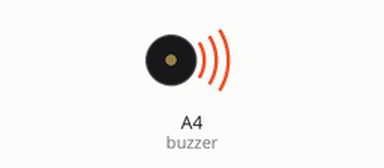
This sketch was run on a simulated Arduino Uno, built with avr-gcc and run on an emulated ATmega328P. Parts: buzzer (waves = sounding).

Above: at 0.1 s.
At 39.4 s:
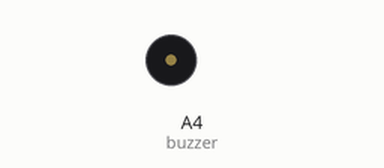
Timing chart, 0 to 40.0 s (numbered marks = the images above):
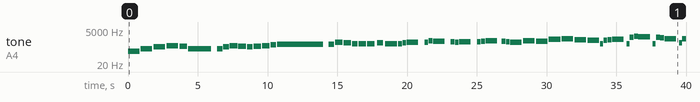

The sketch:

Swordland.ino
```cpp
// Swordland SAO battle OST (anime version)

#include <avr/pgmspace.h>

#define NOTE_B0  31
#define NOTE_C1  33
#define NOTE_CS1 35
#define NOTE_D1  37
#define NOTE_DS1 39
#define NOTE_E1  41
#define NOTE_F1  44
#define NOTE_FS1 46
#define NOTE_G1  49
#define NOTE_GS1 52
#define NOTE_A1  55
#define NOTE_AS1 58
#define NOTE_B1  62
#define NOTE_C2  65
#define NOTE_CS2 69
#define NOTE_D2  73
#define NOTE_DS2 78
#define NOTE_E2  82
#define NOTE_F2  87
#define NOTE_FS2 93
#define NOTE_G2  98
#define NOTE_GS2 104
#define NOTE_A2  110
#define NOTE_AS2 117
#define NOTE_B2  123
#define NOTE_C3  131
#define NOTE_CS3 139
#define NOTE_D3  147
#define NOTE_DS3 156
#define NOTE_E3  165
#define NOTE_F3  175
#define NOTE_FS3 185
#define NOTE_G3  196
#define NOTE_GS3 208
#define NOTE_A3  220
#define NOTE_AS3 233
#define NOTE_B3  247
#define NOTE_C4  262
#define NOTE_CS4 277
#define NOTE_D4  294
#define NOTE_DS4 311
#define NOTE_E4  330
#define NOTE_F4  349
#define NOTE_FS4 370
#define NOTE_G4  392
#define NOTE_GS4 415
#define NOTE_A4  440
#define NOTE_AS4 466
#define NOTE_B4  494
#define NOTE_C5  523
#define NOTE_CS5 554
#define NOTE_D5  587
#define NOTE_DS5 622
#define NOTE_E5  659
#define NOTE_F5  698
#define NOTE_FS5 740
#define NOTE_G5  784
#define NOTE_GS5 831
#define NOTE_A5  880
#define NOTE_AS5 932
#define NOTE_B5  988
#define NOTE_C6  1047
#define NOTE_CS6 1109
#define NOTE_D6  1175
#define NOTE_DS6 1245
#define NOTE_E6  1319
#define NOTE_F6  1397
#define NOTE_FS6 1480
#define NOTE_G6  1568
#define NOTE_GS6 1661
#define NOTE_A6  1760
#define NOTE_AS6 1865
#define NOTE_B6  1976
#define NOTE_C7  2093
#define NOTE_CS7 2217
#define NOTE_D7  2349
#define NOTE_DS7 2489
#define NOTE_E7  2637
#define NOTE_F7  2794
#define NOTE_FS7 2960
#define NOTE_G7  3136
#define NOTE_GS7 3322
#define NOTE_A7  3520
#define NOTE_AS7 3729
#define NOTE_B7  3951
#define NOTE_C8  4186
#define NOTE_CS8 4435
#define NOTE_D8  4699
#define NOTE_DS8 4978
#define NOTE_E8  5274
#define NOTE_F8  5588
#define NOTE_FS8 5920
#define NOTE_G8  6272
#define NOTE_GS8 6645
#define NOTE_A8  7074
#define NOTE_AS8 7459
#define NOTE_B8  7902
#define REST 0

int tempo = 65;
int buzzer = A4;

const int melody[] PROGMEM = {
 NOTE_E3,4,NOTE_B3,4,NOTE_E4,4,NOTE_G4,4,NOTE_FS4,6,NOTE_B3,2,REST,16,NOTE_B3,8,NOTE_E4,8,NOTE_G4,6,NOTE_FS4,6,NOTE_E4,8,NOTE_FS4,6,NOTE_G4,6,NOTE_A4,8,NOTE_B4,1,
 NOTE_B4,8,NOTE_E5,6,NOTE_DS5,6,NOTE_CS5,8,NOTE_C5,6,NOTE_CS5,6,REST,32,NOTE_DS5,8,REST,32,NOTE_CS5,4,NOTE_CS5,12,NOTE_DS5,12,NOTE_E5,4,
 REST,16,REST,32,NOTE_E5,12,NOTE_A5,12,NOTE_GS5,4,REST,16,REST,32,NOTE_FS5,12,NOTE_E5,12,NOTE_FS5,4,REST,16,REST,32,NOTE_FS5,12,NOTE_GS5,12,NOTE_A5,4,REST,16,NOTE_GS5,12,NOTE_FS5,12,NOTE_E5,4,NOTE_A5,4,
 NOTE_GS5,4,NOTE_CS6,4,NOTE_DS6,4,NOTE_C6,4,NOTE_AS5,4,NOTE_CS5,16,NOTE_AS5,12,NOTE_C6,12,NOTE_CS6,4,REST,32,NOTE_CS5,16,NOTE_FS6,12,NOTE_AS6,12,NOTE_GS6,4,REST,32,NOTE_CS5,16,
 NOTE_FS6,12,NOTE_F6,12,NOTE_DS6,4,REST,32,NOTE_DS5,16,NOTE_DS6,12,NOTE_F6,12,NOTE_FS6,4,REST,32,NOTE_FS5,16,NOTE_GS6,12,NOTE_AS6,12,NOTE_B6,4,NOTE_GS5,16,NOTE_CS7,12,NOTE_B6,12,NOTE_AS6,2,REST,2,
 NOTE_C6,6,NOTE_G5,16,NOTE_G5,4,REST,32,NOTE_DS6,6,NOTE_D6,6,NOTE_DS6,8,NOTE_DS6,6,NOTE_GS5,16,NOTE_GS5,6,REST,16,NOTE_GS5,4,NOTE_C6,6,NOTE_DS6,8,NOTE_DS6,6,NOTE_D6,16,NOTE_D6,4,
 REST,16,NOTE_AS5,6,NOTE_D6,6,NOTE_F6,8,NOTE_F6,6,NOTE_G6,16,NOTE_G6,3,NOTE_F6,8,NOTE_DS6,8,NOTE_D6,8,REST,32,NOTE_DS6,6,NOTE_GS5,16,NOTE_GS5,3,REST,16,
 NOTE_DS6,8,NOTE_D6,8,NOTE_DS6,8,NOTE_F6,6,NOTE_G6,6,NOTE_F6,8,NOTE_DS6,2,REST,16,NOTE_C6,4,NOTE_C6,4,NOTE_DS6,6,NOTE_C6,6,NOTE_DS6,8,REST,32,NOTE_DS6,4,NOTE_D6,4,NOTE_C6,4,NOTE_D6,4,REST,32,NOTE_C6,3,NOTE_A5,8,NOTE_A5,2,NOTE_G1,2,REST,6,
 NOTE_G2,24,NOTE_G2,24,NOTE_B3,24,NOTE_C4,24,NOTE_CS4,24,NOTE_D4,24,NOTE_DS4,24,NOTE_E4,24,NOTE_F4,24,NOTE_FS4,24,NOTE_G4,24,NOTE_GS4,24,NOTE_A4,24,
 NOTE_AS4,24,NOTE_B4,24,NOTE_C5,24,NOTE_CS5,24,NOTE_D5,24,NOTE_DS5,24,NOTE_E5,24,NOTE_F5,24,NOTE_FS5,24,NOTE_G5,24,NOTE_GS5,24,NOTE_A5,24,NOTE_AS5,24,
 NOTE_B5,32,NOTE_B5,32,NOTE_B5,32,NOTE_B5,32,NOTE_B5,32,NOTE_B5,32,NOTE_B5,32,NOTE_B5,32,NOTE_B5,32,NOTE_B5,32,NOTE_B5,32,
 NOTE_B5,32,REST,16,NOTE_B5,32,NOTE_G5,32,NOTE_DS5,32,NOTE_B4,32,REST,24,NOTE_G5,32,NOTE_DS5,32,NOTE_B4,32,REST,16,NOTE_E5,32,NOTE_B5,32,REST,12,NOTE_B5,32,REST,12,
 NOTE_E3,4,NOTE_B3,4,NOTE_E4,4,REST,32,NOTE_B3,8,NOTE_E4,8,NOTE_G4,6,NOTE_FS4,6,NOTE_E4,8,NOTE_FS4,6,NOTE_G4,6,NOTE_A4,8,NOTE_B4,6,REST,32,NOTE_G4,6,NOTE_FS4,8,NOTE_E4,4,NOTE_E4,8,NOTE_B4,8,
 NOTE_E5,6,NOTE_DS5,6,NOTE_CS5,8,NOTE_DS5,4,NOTE_C5,4,NOTE_CS5,3,REST,32,NOTE_CS5,12,NOTE_DS5,12,NOTE_E5,3,REST,32,NOTE_E5,12,NOTE_A5,12,NOTE_GS5,3,REST,32,NOTE_FS5,12,NOTE_E5,12,NOTE_FS5,3,NOTE_FS5,12,NOTE_GS5,12,NOTE_A5,3,NOTE_GS5,12,NOTE_FS5,12,
 NOTE_E5,4,NOTE_A5,4,NOTE_GS5,3,REST,8,NOTE_G5,3,REST,8,NOTE_AS4,6,REST,64,NOTE_CS5,64,NOTE_F5,64,NOTE_AS5,64,NOTE_CS6,64,NOTE_F6,64,NOTE_AS6,16,REST,48,NOTE_AS4,12,NOTE_C5,12,NOTE_CS5,6,REST,64,NOTE_FS5,64,NOTE_AS5,64,NOTE_CS6,64,NOTE_FS6,64,NOTE_AS6,64,NOTE_CS7,16,REST,48,
 NOTE_FS5,12,NOTE_AS5,12,NOTE_GS5,8,REST,64,NOTE_CS5,64,NOTE_F5,64,NOTE_FS5,64,NOTE_CS6,64,NOTE_F6,64,NOTE_GS7,16,REST,48,NOTE_FS5,12,NOTE_F5,12,NOTE_AS4,8,REST,64,NOTE_GS5,64,NOTE_C6,64,NOTE_DS6,64,NOTE_GS6,64,NOTE_C7,64,NOTE_DS7,16,REST,48,
 NOTE_DS5,12,NOTE_F5,12,NOTE_FS5,6,REST,64,NOTE_B5,64,NOTE_DS6,64,NOTE_FS6,64,NOTE_B6,64,NOTE_DS7,64,NOTE_FS7,16,REST,48,NOTE_GS5,12,NOTE_AS5,12,NOTE_B5,6,REST,64,NOTE_DS6,64,NOTE_GS6,64,NOTE_B6,64,NOTE_DS7,64,NOTE_GS7,64,NOTE_B7,16,REST,48,NOTE_CS6,12,NOTE_B5,12,
 NOTE_AS5,8,NOTE_AS5,8,NOTE_AS5,8,NOTE_AS5,12,REST,12,NOTE_F4,4,NOTE_D4,4,
 NOTE_C6,4,NOTE_D6,4,NOTE_DS6,4,NOTE_F6,4,NOTE_C6,4,NOTE_D6,4,NOTE_DS6,4,NOTE_F6,4,NOTE_C6,4,NOTE_D6,4,NOTE_DS6,4,NOTE_F6,4,NOTE_DS6,4,NOTE_D6,4,NOTE_C6,4,NOTE_D6,4,NOTE_C6,6,NOTE_C6,12,NOTE_D6,6,NOTE_D6,12,NOTE_DS6,6,NOTE_DS6,12,
 NOTE_F6,6,NOTE_F6,12,NOTE_C6,6,NOTE_C6,12,NOTE_D6,6,NOTE_D6,12,NOTE_DS6,6,NOTE_DS6,12,NOTE_F6,6,NOTE_F6,12,NOTE_C6,6,NOTE_C6,12,NOTE_D6,6,NOTE_D6,12,NOTE_DS6,6,NOTE_DS6,12,NOTE_E6,6,NOTE_E6,12,
 NOTE_G6,6,NOTE_G6,12,NOTE_F6,6,NOTE_F6,12,NOTE_GS6,4,NOTE_G6,10,NOTE_G6,10,NOTE_G6,2,
 NOTE_C2,1,REST,6,NOTE_D3,8,NOTE_F3,12,NOTE_AS3,12,NOTE_D4,12,NOTE_F4,12,NOTE_AS4,12,NOTE_D5,12,NOTE_F5,12,NOTE_AS5,12,NOTE_D6,12,NOTE_C6,2,NOTE_C6,8,NOTE_D6,8,NOTE_DS6,3,REST,16,NOTE_GS6,8,NOTE_C7,8,NOTE_AS6,3,REST,16,NOTE_GS6,8,NOTE_G6,8,
 NOTE_F6,2,NOTE_DS6,6,NOTE_D6,6,NOTE_D5,32,NOTE_DS5,32,NOTE_G5,32,NOTE_C6,-1,

};

int notes = sizeof(melody) / sizeof(melody[0]) / 2;
int wholenote = (60000 * 4) / tempo;

void playMelody(const int melody[], int notes, int wholenote) {
  for (int thisNote = 0; thisNote < notes * 2; thisNote += 2) {

    int pitch = pgm_read_word(&melody[thisNote]);
    int divider = pgm_read_word(&melody[thisNote + 1]);

    int noteDuration;

    if (divider > 0) {
      // 正常音符
      noteDuration = wholenote / divider;
    } else {
      // 負音符（1.5倍）
      noteDuration = wholenote / abs(divider);
      noteDuration = noteDuration * 1.5;
    }

    tone(buzzer, pitch, noteDuration * 0.9);
    delay(noteDuration);
    noTone(buzzer);
  }
}

void setup() {
  playMelody(melody, notes, wholenote);
}

void loop() {
}
```

Measured:
- by itself, tone on A4 (buzzer): plays 165 Hz for 0.83 s, 247 Hz for 0.83 s, 330 Hz for 0.83 s, 392 Hz for 0.83 s, 370 Hz for 0.55 s, 247 Hz for 1.7 s … (58 notes in this stretch)
